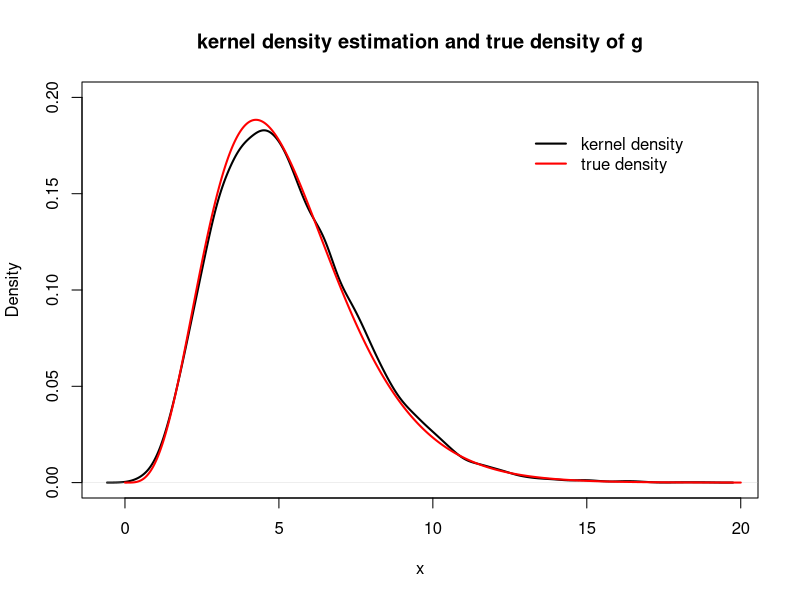
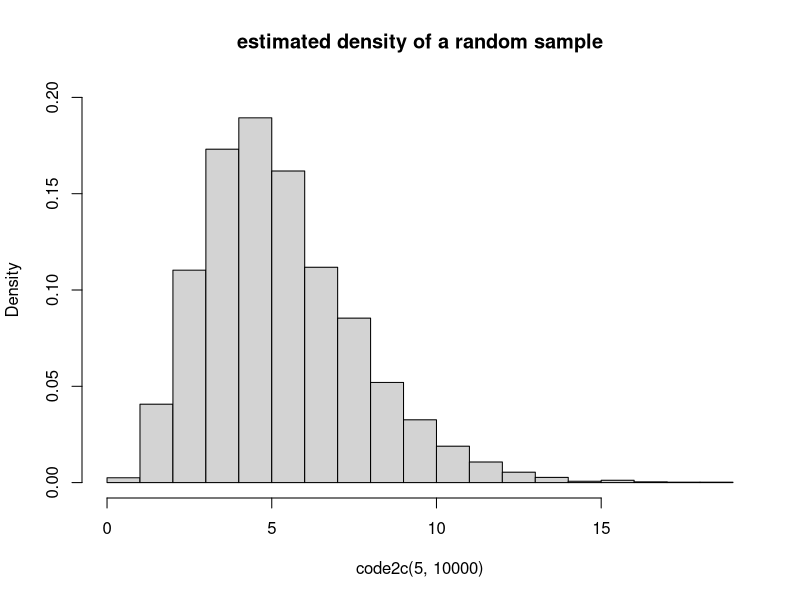
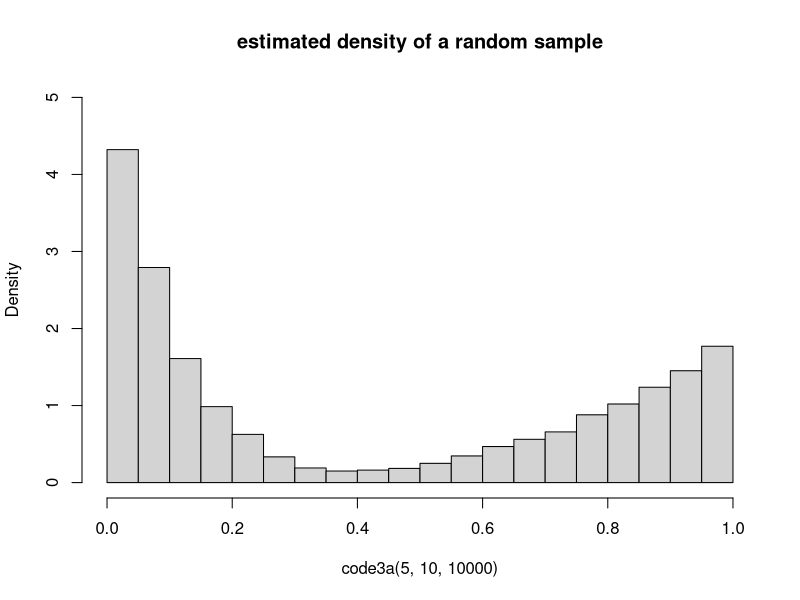
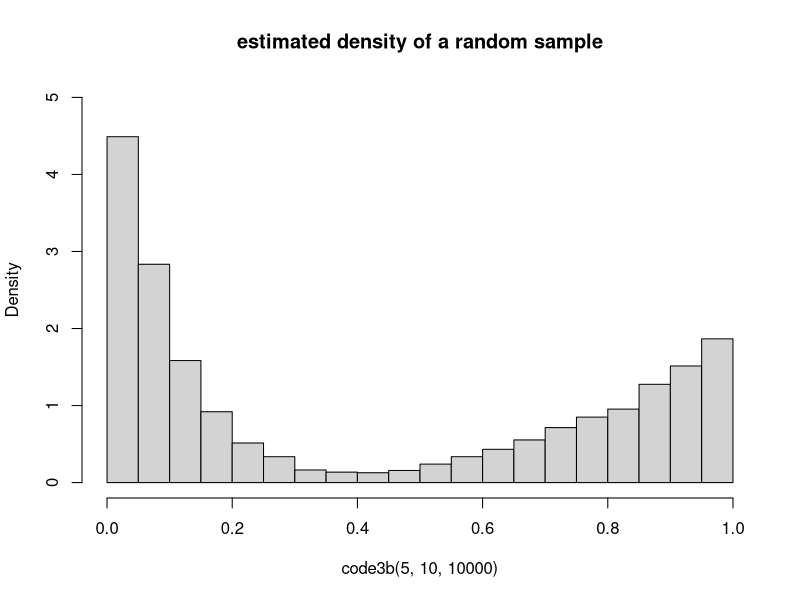

Recreate these plots in R, in order.
## ---- chunk 1
rm(list=ls())
if (!require("knitr")) 
  install.packages("knitr",dependencies = TRUE) 

## specify global chunk options
knitr::opts_chunk$set(fig.width = 16, fig.height = 8, dpi = 300,
                      out.width = "90%", fig.align = "center")
## ---- chunk 2
code2b <- function(theta,n){
  c1 <- (2*gamma(theta))/(2*gamma(theta)+gamma(theta+1/2))
  x <- runif(n,0,1)
  for (i in 1:n){
    if (x[i]<c1){
      x[i] <- rgamma(1, shape = theta, scale = 1)
    }
    else{
      x[i] <- rgamma(1, shape = theta+0.5, scale = 1) 
    }
  }
  x
}
gt <- function(x,theta=5){
  1/(2*gamma(theta)+gamma(theta+0.5))*(2*x^(theta-1)+x^(theta-0.5))*exp(-x)
}
## ---- chunk 3
plot(density(code2b(5,10000)), ylim = c(0, 0.2), xlab = c("x"), 
     main = c("kernel density estimation and true density of g"),lty = 1,lwd = 2)
curve(gt(x,5), from = 0, to = 20, n = 10000, add = T, col="red",lty = 1,lwd = 2)
legend("topright", inset=.1, 
       legend = c("kernel density","true density"), 
       bty = "n", lty = 1, lwd = 2, col = c("black", "red"))
## ---- chunk 4
code2c <- function(theta,n){
  c1 <- (2*gamma(theta))/(2*gamma(theta)+gamma(theta+1/2))
  y <- rep(0,n)
  for (i in 1:n){
    process <- TRUE
    while(process){
      x <- runif(1,0,1)
      if (x<c1){
        x <- rgamma(1, shape = theta, scale = 1)
      }
      else{
        x <- rgamma(1, shape = theta+0.5, scale = 1) 
      }
      test <- runif(1,0,1) * (2*x^(theta-1)+x^(theta-1/2))*exp(-x)
      if (test<=(sqrt(4+x)*x^(theta-1)*exp(-x))){
        y[i] <- x
        process <- FALSE
      }
    }
  }
  y
}
## ---- chunk 5
hist(code2c(5,10000), prob=TRUE, ylim = c(0, 0.2),
     main = c("estimated density of a random sample"))
## ---- chunk 6
code3a <- function(theta,beta,n){
  c1 <- 1/theta/(1/theta+sqrt(3)/beta)
  y <- rep(0,n)
  for (i in 1:n){
    process <- TRUE
    while(process){
      x <- runif(1,0,1)
      if (x<c1){
        x <- rbeta(1,theta,1)
      }
      else{
        x <- rbeta(1,1,beta) 
      }
      test <- runif(1,0,1) * (x^(theta-1)+sqrt(3)*(1-x)^(beta-1))
      if (test<=(x^(theta-1)/(1+x^2)+sqrt(2+x^2)*(1-x)^(beta-1))){
        y[i] <- x
        process <- FALSE
      }
    }
  }
  y
}
## ---- chunk 7
hist(code3a(5,10,10000),xlim = range(0:1), ylim = range(0:5),prob=TRUE,
     main = c("estimated density of a random sample"))
## ---- chunk 8
code3b <- function(theta,beta,n){
  c1 <- 1/theta/(1/theta+sqrt(3)/beta)
  y <- rep(0,n)
  for (i in 1:n){
    process <- TRUE
    while(process){
      x <- runif(1,0,1)
      if (x<c1){
        x <- rbeta(1,theta,1)
        test <- runif(1,0,1)*(x^(theta-1))
        if (test<=(x^(theta-1)/(1+x^2))){
          y[i] <- x
          process <- FALSE
        }
      }
      else{
        x <- rbeta(1,1,beta)
        test <- runif(1,0,1)*(sqrt(3)*(1-x)^(beta-1))
        if (test<=(sqrt(2+x^2)*(1-x)^(beta-1))){
          y[i] <- x
          process <- FALSE
        }
      }
    }
  }
  y
}
## ---- chunk 9
hist(code3b(5,10,10000),xlim = range(0:1), ylim = range(0:5),prob=TRUE,
     main = c("estimated density of a random sample"))
